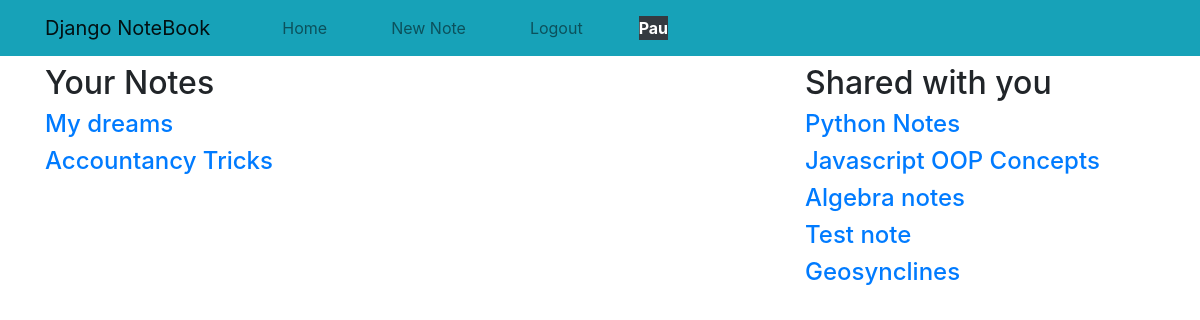
/ (signed in), run on an earlier commit of the app's database.
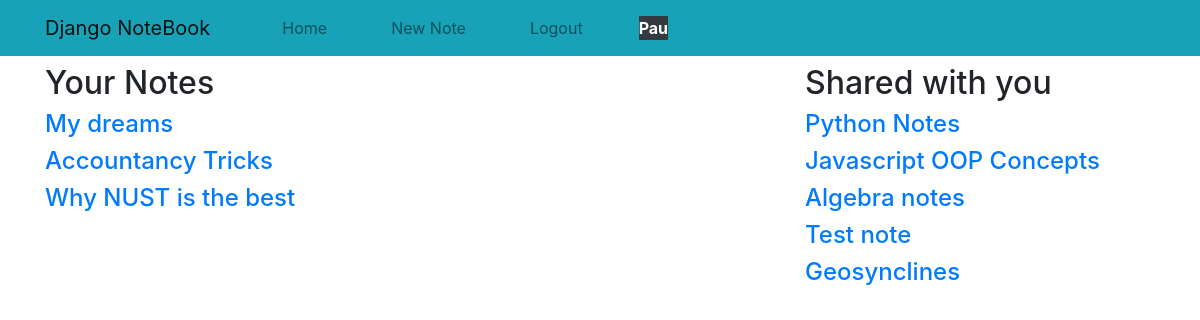
And on a later commit of the database.
### notes/models.py (models this page shows, shortened)
class Note(models.Model):
    title = models.CharField(max_length=120, unique=True)
    content = models.TextField()
    created = models.DateTimeField(auto_now_add=True)
    updated = models.DateTimeField(auto_now=True)
    owner = models.ForeignKey(settings.AUTH_USER_MODEL, on_delete=models.CASCADE, related_name='notes')
    users = models.ManyToManyField(settings.AUTH_USER_MODEL, related_name='shared_notes')
    def get_absolute_url(self):
        return reverse('note_detail', kwargs={'id': self.id})

### notes/views.py (the view)
# urls.py: 2. Add a URL to urlpatterns:  path('', views.home, name='home')
@login_required
def home(request):
    notes = Note.objects.filter(owner=request.user)
    shared = request.user.shared_notes.all()
    return render(request, 'home.html', {'notes': notes, 'shared_notes': shared})

### notes/templates/home.html
{% extends 'base.html' %}
{% block content %}
    <div class="row">
        <div class="col-md-8">
            <h2>Your Notes</h2>
            {% for note in notes %}
                <h4><a href="{{ note.get_absolute_url }}">{{ note.title }}</a></h4>
            {% empty %}
                <h4>You don't have any notes yet.</h4>
                <a href="{% url 'add_note' %}">Click here to create a new note</a>
            {% endfor %}
        </div>
        {% include '_sidebar.html' %}
    </div>
{% endblock %}

### notes/templates/base.html (shortened to what this page needs)
{% load static %}
<!DOCTYPE html>
<html lang="en">
<head>
    <link rel="stylesheet" href="{% static 'css/bootstrap.min.css' %}">
</head>
<body>
    {% include 'header.html' %}
    <div class="container">
        {% block content %}{% endblock %}
    </div>
</body>
</html>

### notes/templates/header.html (shortened to what this page needs)
<header class="pb-2">
    <nav class="navbar navbar-expand-lg navbar-light bg-info">
        <div class="container">
            <a class="navbar-brand" href="#">Django NoteBook</a>
            <div class="collapse navbar-collapse" id="navbarSupportedContent">
                <ul class="navbar-nav mr-auto">
                    <li class="nav-item ml-md-5">
                        <a class="nav-link" href="/">Home</a>
                    </li>
                    {% if request.user.is_authenticated %}
                        <li class="nav-item ml-md-5">
                            <a class="nav-link" href="{% url 'add_note' %}">New Note</a>
                        </li>
                        <li class="nav-item ml-md-5">
                            <a class="nav-link" href="{% url 'users:logout' %}">Logout</a>
                        </li>
                        <li class="nav-item ml-md-5">
                            <div class="mt-md-2 font-weight-bolder bg-dark text-white">{{ request.user.username|title }}</div>
                        </li>
                    {% endif %}
                </ul>
            </div>
        </div>
    </nav>
</header>

### notes/templates/_sidebar.html
<div class="col-md-4">
    <h2>Shared with you</h2>
    {% for note in shared_notes %}
        <h4><a href="{{ note.get_absolute_url }}">{{ note.title }}</a></h4>
    {% empty %}
        <h4>No one has shared any notes with you yet :(</h4>
    {% endfor %}
</div>

What changed in the data, as far as the page shows it:
added Note: title "Why NUST is the best", shown under "Your Notes"
